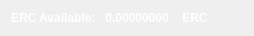
    <widget class="QWidget" name="layoutWidget">
     <property name="geometry">
      <rect>
       <x>6</x>
       <y>12</y>
       <width>254</width>
       <height>20</height>
      </rect>
     </property>
     <layout class="QHBoxLayout" name="horizontalLayout">
      <item>
       <widget class="QLabel" name="label232_2">
        <property name="palette">
         <palette>
          <active>
           <colorrole role="WindowText">
            <brush brushstyle="SolidPattern">
             <color alpha="255">
              <red>255</red>
              <green>255</green>
              <blue>255</blue>
             </color>
            </brush>
           </colorrole>
           <colorrole role="Button">
            <brush brushstyle="SolidPattern">
             <color alpha="255">
              <red>90</red>
              <green>90</green>
              <blue>90</blue>
             </color>
            </brush>
           </colorrole>
           <colorrole role="Text">
            <brush brushstyle="SolidPattern">
             <color alpha="255">
              <red>255</red>
              <green>255</green>
              <blue>255</blue>
             </color>
            </brush>
           </colorrole>
           <colorrole role="ButtonText">
            <brush brushstyle="SolidPattern">
             <color alpha="255">
              <red>255</red>
              <green>255</green>
              <blue>255</blue>
             </color>
            </brush>
           </colorrole>
           <colorrole role="Base">
            <brush brushstyle="SolidPattern">
             <color alpha="255">
              <red>90</red>
              <green>90</green>
              <blue>90</blue>
             </color>
            </brush>
           </colorrole>
           <colorrole role="Window">
            <brush brushstyle="SolidPattern">
             <color alpha="255">
              <red>90</red>
              <green>90</green>
              <blue>90</blue>
             </color>
            </brush>
           </colorrole>
           <colorrole role="AlternateBase">
            <brush brushstyle="SolidPattern">
             <color alpha="255">
              <red>138</red>
              <green>138</green>
              <blue>138</blue>
             </color>
            </brush>
           </colorrole>
          </active>
          <inactive>
           <colorrole role="WindowText">
            <brush brushstyle="SolidPattern">
             <color alpha="255">
              <red>255</red>
              <green>255</green>
              <blue>255</blue>
             </color>
            </brush>
           </colorrole>
           <colorrole role="Button">
            <brush brushstyle="SolidPattern">
             <color alpha="255">
              <red>90</red>
              <green>90</green>
              <blue>90</blue>
             </color>
            </brush>
           </colorrole>
           <colorrole role="Text">
            <brush brushstyle="SolidPattern">
             <color alpha="255">
              <red>255</red>
              <green>255</green>
              <blue>255</blue>
             </color>
            </brush>
           </colorrole>
           <colorrole role="ButtonText">
            <brush brushstyle="SolidPattern">
             <color alpha="255">
              <red>255</red>
              <green>255</green>
              <blue>255</blue>
             </color>
            </brush>
           </colorrole>
           <colorrole role="Base">
            <brush brushstyle="SolidPattern">
             <color alpha="255">
              <red>90</red>
              <green>90</green>
              <blue>90</blue>
             </color>
            </brush>
           </colorrole>
           <colorrole role="Window">
            <brush brushstyle="SolidPattern">
             <color alpha="255">
              <red>90</red>
              <green>90</green>
              <blue>90</blue>
             </color>
            </brush>
           </colorrole>
           <colorrole role="AlternateBase">
            <brush brushstyle="SolidPattern">
             <color alpha="255">
              <red>138</red>
              <green>138</green>
              <blue>138</blue>
             </color>
            </brush>
           </colorrole>
          </inactive>
          <disabled>
           <colorrole role="WindowText">
            <brush brushstyle="SolidPattern">
             <color alpha="255">
              <red>178</red>
              <green>178</green>
              <blue>178</blue>
             </color>
            </brush>
           </colorrole>
           <colorrole role="Button">
            <brush brushstyle="SolidPattern">
             <color alpha="255">
              <red>90</red>
              <green>90</green>
              <blue>90</blue>
             </color>
            </brush>
           </colorrole>
           <colorrole role="Text">
            <brush brushstyle="SolidPattern">
             <color alpha="255">
              <red>178</red>
              <green>178</green>
              <blue>178</blue>
             </color>
            </brush>
           </colorrole>
           <colorrole role="ButtonText">
            <brush brushstyle="SolidPattern">
             <color alpha="255">
              <red>178</red>
              <green>178</green>
              <blue>178</blue>
             </color>
            </brush>
           </colorrole>
           <colorrole role="Base">
            <brush brushstyle="SolidPattern">
             <color alpha="255">
              <red>90</red>
              <green>90</green>
              <blue>90</blue>
             </color>
            </brush>
           </colorrole>
           <colorrole role="Window">
            <brush brushstyle="SolidPattern">
             <color alpha="255">
              <red>90</red>
              <green>90</green>
              <blue>90</blue>
             </color>
            </brush>
           </colorrole>
           <colorrole role="AlternateBase">
            <brush brushstyle="SolidPattern">
             <color alpha="255">
              <red>138</red>
              <green>138</green>
              <blue>138</blue>
             </color>
            </brush>
           </colorrole>
          </disabled>
         </palette>
        </property>
        <property name="font">
         <font>
          <weight>75</weight>
          <bold>true</bold>
         </font>
        </property>
        <property name="text">
         <string>ERC Available:</string>
        </property>
       </widget>
      </item>
      <item>
       <widget class="QLabel" name="ERCAvailableLabel">
        <property name="palette">
         <palette>
          <active>
           <colorrole role="WindowText">
            <brush brushstyle="SolidPattern">
             <color alpha="255">
              <red>255</red>
              <green>255</green>
              <blue>255</blue>
             </color>
            </brush>
           </colorrole>
           <colorrole role="Button">
            <brush brushstyle="SolidPattern">
             <color alpha="255">
              <red>90</red>
              <green>90</green>
              <blue>90</blue>
             </color>
            </brush>
           </colorrole>
           <colorrole role="Light">
            <brush brushstyle="SolidPattern">
             <color alpha="255">
              <red>0</red>
              <green>255</green>
              <blue>0</blue>
             </color>
            </brush>
           </colorrole>
           <colorrole role="Midlight">
            <brush brushstyle="SolidPattern">
             <color alpha="255">
              <red>0</red>
              <green>212</green>
              <blue>0</blue>
             </color>
            </brush>
           </colorrole>
           <colorrole role="Dark">
            <brush brushstyle="SolidPattern">
             <color alpha="255">
              <red>0</red>
              <green>85</green>
              <blue>0</blue>
             </color>
            </brush>
           </colorrole>
           <colorrole role="Mid">
            <brush brushstyle="SolidPattern">
             <color alpha="255">
              <red>0</red>
              <green>113</green>
              <blue>0</blue>
             </color>
            </brush>
           </colorrole>
           <colorrole role="Text">
            <brush brushstyle="SolidPattern">
             <color alpha="255">
              <red>255</red>
              <green>255</green>
              <blue>255</blue>
             </color>
            </brush>
           </colorrole>
           <colorrole role="BrightText">
            <brush brushstyle="SolidPattern">
             <color alpha="255">
              <red>255</red>
              <green>255</green>
              <blue>255</blue>
             </color>
            </brush>
           </colorrole>
           <colorrole role="ButtonText">
            <brush brushstyle="SolidPattern">
             <color alpha="255">
              <red>255</red>
              <green>255</green>
              <blue>255</blue>
             </color>
            </brush>
           </colorrole>
           <colorrole role="Base">
            <brush brushstyle="SolidPattern">
             <color alpha="255">
              <red>90</red>
              <green>90</green>
              <blue>90</blue>
             </color>
            </brush>
           </colorrole>
           <colorrole role="Window">
            <brush brushstyle="SolidPattern">
             <color alpha="255">
              <red>90</red>
              <green>90</green>
              <blue>90</blue>
             </color>
            </brush>
           </colorrole>
           <colorrole role="Shadow">
            <brush brushstyle="SolidPattern">
             <color alpha="255">
              <red>0</red>
              <green>0</green>
              <blue>0</blue>
             </color>
            </brush>
           </colorrole>
           <colorrole role="HighlightedText">
            <brush brushstyle="SolidPattern">
             <color alpha="255">
              <red>255</red>
              <green>255</green>
              <blue>255</blue>
             </color>
            </brush>
           </colorrole>
           <colorrole role="AlternateBase">
            <brush brushstyle="SolidPattern">
             <color alpha="255">
              <red>138</red>
              <green>138</green>
              <blue>138</blue>
             </color>
            </brush>
           </colorrole>
           <colorrole role="ToolTipBase">
            <brush brushstyle="SolidPattern">
             <color alpha="255">
              <red>255</red>
              <green>255</green>
              <blue>220</blue>
             </color>
            </brush>
           </colorrole>
           <colorrole role="ToolTipText">
            <brush brushstyle="SolidPattern">
             <color alpha="255">
              <red>255</red>
              <green>255</green>
              <blue>255</blue>
             </color>
            </brush>
           </colorrole>
          </active>
          <inactive>
           <colorrole role="WindowText">
            <brush brushstyle="SolidPattern">
             <color alpha="255">
              <red>255</red>
              <green>255</green>
              <blue>255</blue>
             </color>
            </brush>
           </colorrole>
           <colorrole role="Button">
            <brush brushstyle="SolidPattern">
             <color alpha="255">
              <red>90</red>
              <green>90</green>
              <blue>90</blue>
             </color>
            </brush>
           </colorrole>
           <colorrole role="Light">
            <brush brushstyle="SolidPattern">
             <color alpha="255">
              <red>0</red>
              <green>255</green>
              <blue>0</blue>
             </color>
            </brush>
           </colorrole>
           <colorrole role="Midlight">
            <brush brushstyle="SolidPattern">
             <color alpha="255">
              <red>0</red>
              <green>212</green>
              <blue>0</blue>
             </color>
            </brush>
           </colorrole>
           <colorrole role="Dark">
            <brush brushstyle="SolidPattern">
             <color alpha="255">
              <red>0</red>
              <green>85</green>
              <blue>0</blue>
             </color>
            </brush>
           </colorrole>
           <colorrole role="Mid">
            <brush brushstyle="SolidPattern">
             <color alpha="255">
              <red>0</red>
              <green>113</green>
              <blue>0</blue>
             </color>
            </brush>
           </colorrole>
           <colorrole role="Text">
            <brush brushstyle="SolidPattern">
             <color alpha="255">
              <red>255</red>
              <green>255</green>
              <blue>255</blue>
             </color>
            </brush>
           </colorrole>
           <colorrole role="BrightText">
            <brush brushstyle="SolidPattern">
             <color alpha="255">
              <red>255</red>
              <green>255</green>
              <blue>255</blue>
             </color>
            </brush>
           </colorrole>
           <colorrole role="ButtonText">
            <brush brushstyle="SolidPattern">
             <color alpha="255">
              <red>255</red>
              <green>255</green>
              <blue>255</blue>
             </color>
            </brush>
           </colorrole>
           <colorrole role="Base">
            <brush brushstyle="SolidPattern">
             <color alpha="255">
              <red>90</red>
              <green>90</green>
              <blue>90</blue>
             </color>
            </brush>
           </colorrole>
           <colorrole role="Window">
            <brush brushstyle="SolidPattern">
             <color alpha="255">
              <red>90</red>
              <green>90</green>
              <blue>90</blue>
             </color>
            </brush>
           </colorrole>
           <colorrole role="Shadow">
            <brush brushstyle="SolidPattern">
             <color alpha="255">
              <red>0</red>
              <green>0</green>
              <blue>0</blue>
             </color>
            </brush>
           </colorrole>
           <colorrole role="HighlightedText">
            <brush brushstyle="SolidPattern">
             <color alpha="255">
              <red>255</red>
              <green>255</green>
              <blue>255</blue>
             </color>
            </brush>
           </colorrole>
           <colorrole role="AlternateBase">
            <brush brushstyle="SolidPattern">
             <color alpha="255">
              <red>138</red>
              <green>138</green>
              <blue>138</blue>
             </color>
            </brush>
           </colorrole>
           <colorrole role="ToolTipBase">
            <brush brushstyle="SolidPattern">
             <color alpha="255">
              <red>255</red>
              <green>255</green>
              <blue>220</blue>
             </color>
            </brush>
           </colorrole>
           <colorrole role="ToolTipText">
            <brush brushstyle="SolidPattern">
             <color alpha="255">
              <red>255</red>
              <green>255</green>
              <blue>255</blue>
             </color>
            </brush>
           </colorrole>
          </inactive>
          <disabled>
           <colorrole role="WindowText">
            <brush brushstyle="SolidPattern">
             <color alpha="255">
              <red>178</red>
              <green>178</green>
              <blue>178</blue>
             </color>
            </brush>
           </colorrole>
           <colorrole role="Button">
            <brush brushstyle="SolidPattern">
             <color alpha="255">
              <red>90</red>
              <green>90</green>
              <blue>90</blue>
             </color>
            </brush>
           </colorrole>
           <colorrole role="Light">
            <brush brushstyle="SolidPattern">
             <color alpha="255">
              <red>0</red>
              <green>255</green>
              <blue>0</blue>
             </color>
            </brush>
           </colorrole>
           <colorrole role="Midlight">
            <brush brushstyle="SolidPattern">
             <color alpha="255">
              <red>0</red>
              <green>212</green>
              <blue>0</blue>
             </color>
            </brush>
           </colorrole>
           <colorrole role="Dark">
            <brush brushstyle="SolidPattern">
             <color alpha="255">
              <red>0</red>
              <green>85</green>
              <blue>0</blue>
             </color>
            </brush>
           </colorrole>
           <colorrole role="Mid">
            <brush brushstyle="SolidPattern">
             <color alpha="255">
              <red>0</red>
              <green>113</green>
              <blue>0</blue>
             </color>
            </brush>
           </colorrole>
           <colorrole role="Text">
            <brush brushstyle="SolidPattern">
             <color alpha="255">
              <red>178</red>
              <green>178</green>
              <blue>178</blue>
             </color>
            </brush>
           </colorrole>
           <colorrole role="BrightText">
            <brush brushstyle="SolidPattern">
             <color alpha="255">
              <red>255</red>
              <green>255</green>
              <blue>255</blue>
             </color>
            </brush>
           </colorrole>
           <colorrole role="ButtonText">
            <brush brushstyle="SolidPattern">
             <color alpha="255">
              <red>178</red>
              <green>178</green>
              <blue>178</blue>
             </color>
            </brush>
           </colorrole>
           <colorrole role="Base">
            <brush brushstyle="SolidPattern">
             <color alpha="255">
              <red>90</red>
              <green>90</green>
              <blue>90</blue>
             </color>
            </brush>
           </colorrole>
           <colorrole role="Window">
            <brush brushstyle="SolidPattern">
             <color alpha="255">
              <red>90</red>
              <green>90</green>
              <blue>90</blue>
             </color>
            </brush>
           </colorrole>
           <colorrole role="Shadow">
            <brush brushstyle="SolidPattern">
             <color alpha="255">
              <red>0</red>
              <green>0</green>
              <blue>0</blue>
             </color>
            </brush>
           </colorrole>
           <colorrole role="HighlightedText">
            <brush brushstyle="SolidPattern">
             <color alpha="255">
              <red>255</red>
              <green>255</green>
              <blue>255</blue>
             </color>
            </brush>
           </colorrole>
           <colorrole role="AlternateBase">
            <brush brushstyle="SolidPattern">
             <color alpha="255">
              <red>138</red>
              <green>138</green>
              <blue>138</blue>
             </color>
            </brush>
           </colorrole>
           <colorrole role="ToolTipBase">
            <brush brushstyle="SolidPattern">
             <color alpha="255">
              <red>255</red>
              <green>255</green>
              <blue>220</blue>
             </color>
            </brush>
           </colorrole>
           <colorrole role="ToolTipText">
            <brush brushstyle="SolidPattern">
             <color alpha="255">
              <red>255</red>
              <green>255</green>
              <blue>255</blue>
             </color>
            </brush>
           </colorrole>
          </disabled>
         </palette>
        </property>
        <property name="font">
         <font>
          <weight>75</weight>
          <bold>true</bold>
         </font>
        </property>
        <property name="text">
         <string> 0.00000000 </string>
        </property>
        <property name="textInteractionFlags">
         <set>Qt::LinksAccessibleByMouse|Qt::TextSelectableByKeyboard|Qt::TextSelectableByMouse</set>
        </property>
       </widget>
      </item>
      <item>
       <widget class="QLabel" name="labelERC">
        <property name="palette">
         <palette>
          <active>
           <colorrole role="WindowText">
            <brush brushstyle="SolidPattern">
             <color alpha="255">
              <red>255</red>
              <green>255</green>
              <blue>255</blue>
             </color>
            </brush>
           </colorrole>
           <colorrole role="Button">
            <brush brushstyle="SolidPattern">
             <color alpha="255">
              <red>90</red>
              <green>90</green>
              <blue>90</blue>
             </color>
            </brush>
           </colorrole>
           <colorrole role="Text">
            <brush brushstyle="SolidPattern">
             <color alpha="255">
              <red>255</red>
              <green>255</green>
              <blue>255</blue>
             </color>
            </brush>
           </colorrole>
           <colorrole role="ButtonText">
            <brush brushstyle="SolidPattern">
             <color alpha="255">
              <red>255</red>
              <green>255</green>
              <blue>255</blue>
             </color>
            </brush>
           </colorrole>
           <colorrole role="Base">
            <brush brushstyle="SolidPattern">
             <color alpha="255">
              <red>90</red>
              <green>90</green>
              <blue>90</blue>
             </color>
            </brush>
           </colorrole>
           <colorrole role="Window">
            <brush brushstyle="SolidPattern">
             <color alpha="255">
              <red>90</red>
              <green>90</green>
              <blue>90</blue>
             </color>
            </brush>
           </colorrole>
          </active>
          <inactive>
           <colorrole role="WindowText">
            <brush brushstyle="SolidPattern">
             <color alpha="255">
              <red>255</red>
              <green>255</green>
              <blue>255</blue>
             </color>
            </brush>
           </colorrole>
           <colorrole role="Button">
            <brush brushstyle="SolidPattern">
             <color alpha="255">
              <red>90</red>
              <green>90</green>
              <blue>90</blue>
             </color>
            </brush>
           </colorrole>
           <colorrole role="Text">
            <brush brushstyle="SolidPattern">
             <color alpha="255">
              <red>255</red>
              <green>255</green>
              <blue>255</blue>
             </color>
            </brush>
           </colorrole>
           <colorrole role="ButtonText">
            <brush brushstyle="SolidPattern">
             <color alpha="255">
              <red>255</red>
              <green>255</green>
              <blue>255</blue>
             </color>
            </brush>
           </colorrole>
           <colorrole role="Base">
            <brush brushstyle="SolidPattern">
             <color alpha="255">
              <red>90</red>
              <green>90</green>
              <blue>90</blue>
             </color>
            </brush>
           </colorrole>
           <colorrole role="Window">
            <brush brushstyle="SolidPattern">
             <color alpha="255">
              <red>90</red>
              <green>90</green>
              <blue>90</blue>
             </color>
            </brush>
           </colorrole>
          </inactive>
          <disabled>
           <colorrole role="WindowText">
            <brush brushstyle="SolidPattern">
             <color alpha="255">
              <red>178</red>
              <green>178</green>
              <blue>178</blue>
             </color>
            </brush>
           </colorrole>
           <colorrole role="Button">
            <brush brushstyle="SolidPattern">
             <color alpha="255">
              <red>90</red>
              <green>90</green>
              <blue>90</blue>
             </color>
            </brush>
           </colorrole>
           <colorrole role="Text">
            <brush brushstyle="SolidPattern">
             <color alpha="255">
              <red>178</red>
              <green>178</green>
              <blue>178</blue>
             </color>
            </brush>
           </colorrole>
           <colorrole role="ButtonText">
            <brush brushstyle="SolidPattern">
             <color alpha="255">
              <red>178</red>
              <green>178</green>
              <blue>178</blue>
             </color>
            </brush>
           </colorrole>
           <colorrole role="Base">
            <brush brushstyle="SolidPattern">
             <color alpha="255">
              <red>90</red>
              <green>90</green>
              <blue>90</blue>
             </color>
            </brush>
           </colorrole>
           <colorrole role="Window">
            <brush brushstyle="SolidPattern">
             <color alpha="255">
              <red>90</red>
              <green>90</green>
              <blue>90</blue>
             </color>
            </brush>
           </colorrole>
          </disabled>
         </palette>
        </property>
        <property name="font">
         <font>
          <weight>75</weight>
          <bold>true</bold>
         </font>
        </property>
        <property name="text">
         <string> ERC</string>
        </property>
       </widget>
      </item>
     </layout>
    </widget>
